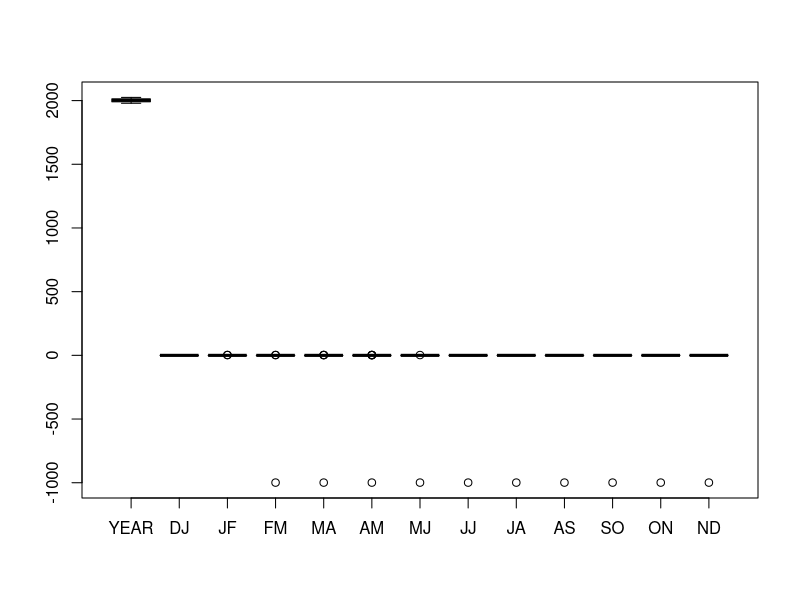
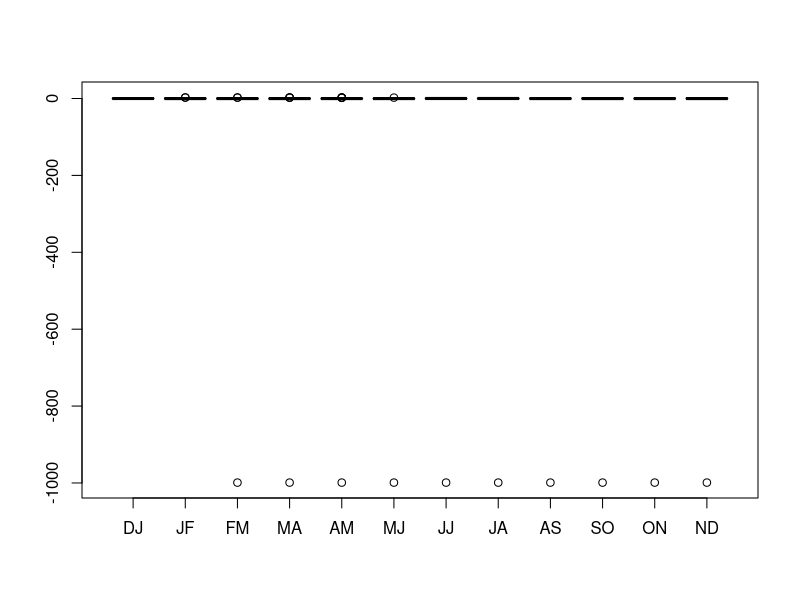
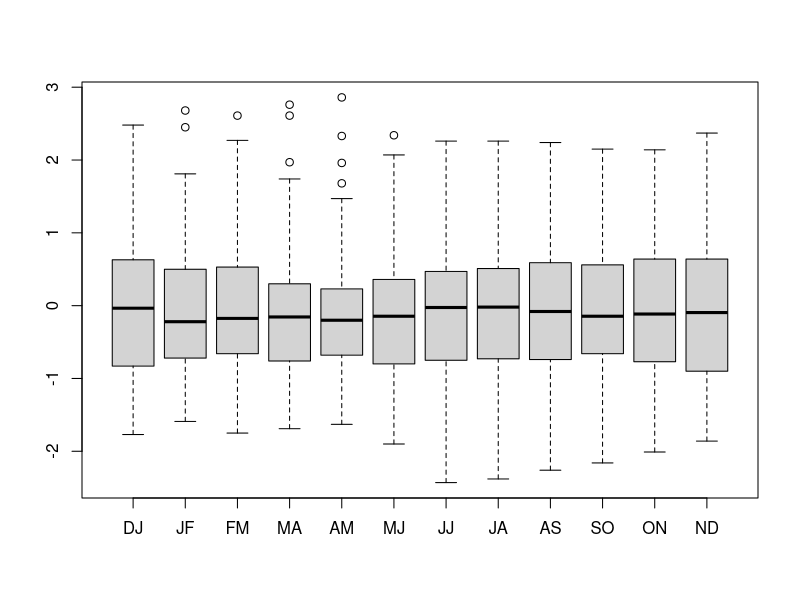
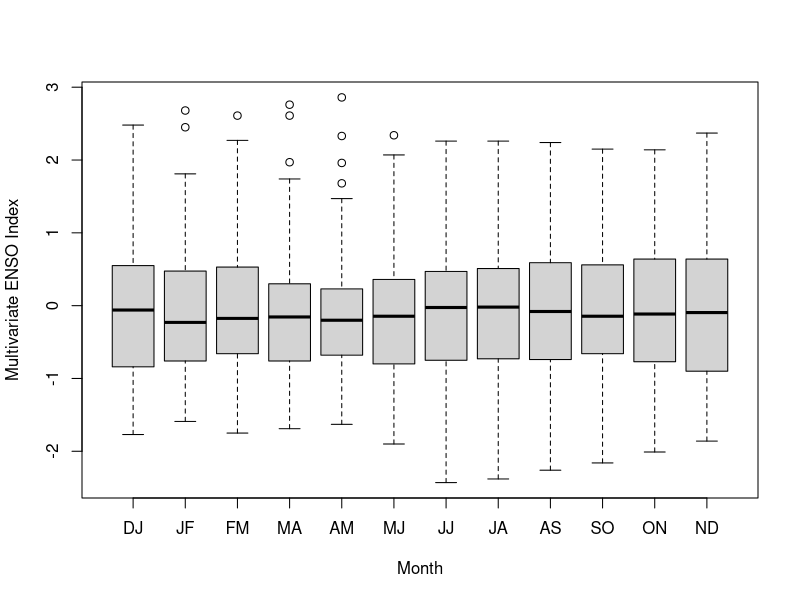
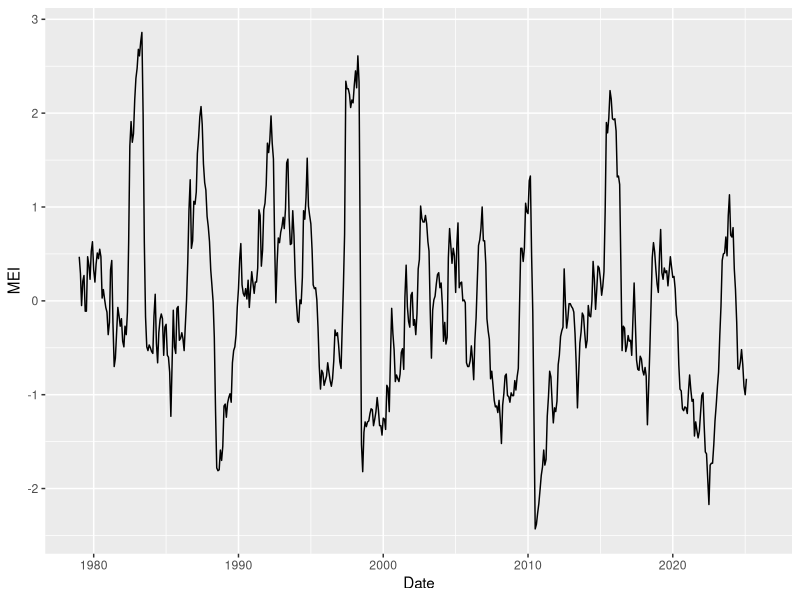
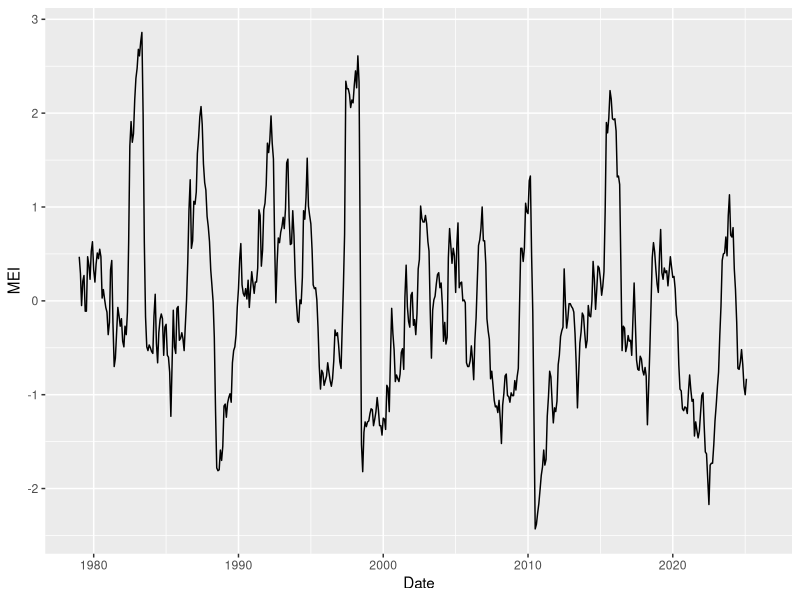
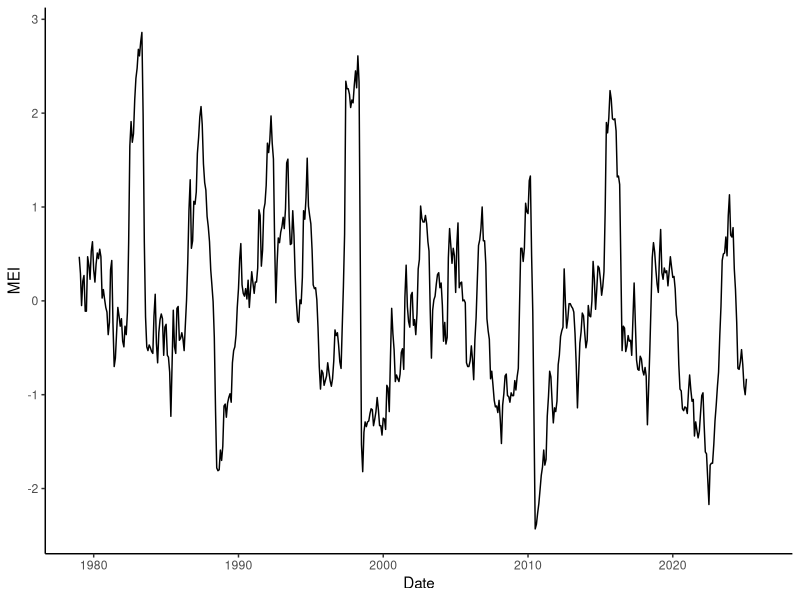
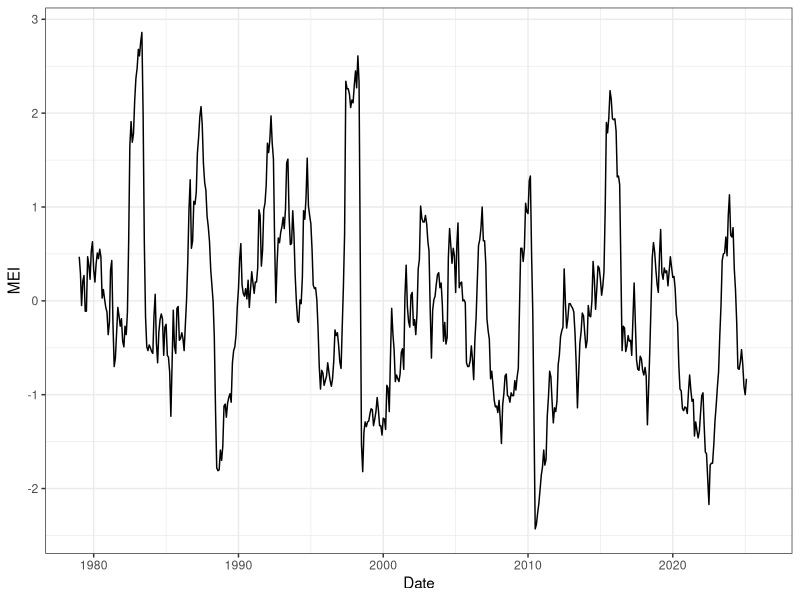

These charts were generated, in order, by the following R code:
## ---- chunk 1
MEI_raw <- read.delim("MEI_raw.txt")
MEI <- read.table("MEI_cleaned.txt", header = TRUE)
## ---- chunk 2
View(MEI_raw)
View(MEI)
## ---- chunk 3
class(MEI)
class(MEI$YEAR)
class(MEI$DJ)
## ---- chunk 4
summary(MEI)
## ---- chunk 5
boxplot(MEI)
## ---- chunk 6
boxplot(MEI[,-1])
## ---- chunk 7
boxplot(MEI[-nrow(MEI),-1])
## ---- chunk 8
head(MEI)
tail(MEI)
## ---- chunk 9
MEI$FM <- replace(MEI$FM, MEI$FM == -999, NA)
MEI$MA <- replace(MEI$MA, MEI$MA == -999, NA)
MEI$AM <- replace(MEI$AM, MEI$AM == -999, NA)
MEI$MJ <- replace(MEI$MJ, MEI$MJ == -999, NA)
MEI$JJ <- replace(MEI$JJ, MEI$JJ == -999, NA)
MEI$JA <- replace(MEI$JA, MEI$JA == -999, NA)
MEI$AS <- replace(MEI$AS, MEI$AS == -999, NA)
MEI$SO <- replace(MEI$SO, MEI$SO == -999, NA)
MEI$ON <- replace(MEI$ON, MEI$ON == -999, NA)
MEI$ND <- replace(MEI$ND, MEI$ND == -999, NA)
tail(MEI)
## ---- chunk 10
MEI <- read.table("MEI_cleaned.txt", header = TRUE)

for (i in 1:ncol(MEI)) {
  col <- colnames(MEI)[i]
  MEI[[col]] <- replace(MEI[[col]], MEI[[col]] == -999, NA)
}

tail(MEI)
## ---- chunk 11
MEI <- read.table("MEI_cleaned.txt", header = TRUE)

MEI[] <- lapply(MEI, function(x) replace(x, x == -999, NA))

tail(MEI)
## ---- chunk 12
boxplot(MEI[,-1], ylab = "Multivariate ENSO Index", xlab = "Month")
## ---- chunk 13
library(dplyr)
library(ggplot2)
library(tidyr)
## ---- chunk 14
MEI_long <- MEI %>%
  pivot_longer(cols = DJ:ND, names_to = "Month", values_to = "MEI")

head(MEI_long)
## ---- chunk 15
MEI_long <- MEI_long %>%
  mutate(MonthNum = case_match(Month,
                               "DJ" ~ "01",
                               "JF" ~ "02",
                               "FM" ~ "03",
                               "MA" ~ "04",
                               "AM" ~ "05",
                               "MJ" ~ "06",
                               "JJ" ~ "07",
                               "JA" ~ "08",
                               "AS" ~ "09",
                               "SO" ~ "10",
                               "ON" ~ "11",
                               "ND" ~ "12"),
         Date = paste0(MonthNum, "/" , 1, "/", YEAR))

MEI_long$Date <- as.Date(MEI_long$Date, "%m/%d/%Y")

head(MEI_long)
## ---- chunk 16
MEIseries <- ggplot(data = MEI_long, aes(x = Date, y = MEI)) +
  geom_line()

MEIseries
## ---- chunk 17
MEI_long <- MEI_long %>% 
  mutate(ENSOphase = if_else(MEI < -0.49, "La Nina",
                             if_else(MEI > 0.49, "El Nino",
                                     "Neutral")))

table(MEI_long$ENSOphase, MEI_long$MEI)
## ---- chunk 18
MEI_long$ENSOphase <- factor(MEI_long$ENSOphase,
                             levels = c("La Nina","Neutral","El Nino"))

head(MEI_long)
## ---- chunk 19
MEIseries
MEIseries + theme_classic()
MEIseries + theme_bw()
MEIseries + theme_minimal()
## ---- chunk 20
MEIseries + theme_classic() +
  geom_hline(yintercept = 0, linetype = "solid") +
  geom_hline(yintercept = 0.5, linetype = "dashed") +
  geom_hline(yintercept = -0.5, linetype = "dashed")
## ---- chunk 21
ggplot(data = filter(MEI_long, !is.na(MEI)), aes(x = Date, y = MEI)) +
  geom_line() + theme_classic() +
  geom_hline(yintercept = 0, linetype = "solid") +
  geom_hline(yintercept = 0.5, linetype = "dashed") +
  geom_hline(yintercept = -0.5, linetype = "dashed") + 
  geom_col(aes(x = Date, y = MEI, fill = ENSOphase))
## ---- chunk 22
ggplot(data = filter(MEI_long, !is.na(MEI)), aes(x = Date, y = MEI)) +
  theme_classic() +
  geom_hline(yintercept = 0, linetype = "solid") +
  geom_hline(yintercept = 0.5, linetype = "dashed") +
  geom_hline(yintercept = -0.5, linetype = "dashed") + 
  geom_col(aes(x = Date, y = MEI, fill = ENSOphase)) +
  geom_line(linewidth = 0.7) +
  scale_fill_manual(name = "ENSO Phase",
                    values = c("dodgerblue","gray36","firebrick"),
                    labels = c("La Ni\u00F1a","Neutral","El Ni\u00F1o"))
## ---- chunk 23
ggplot(data = filter(MEI_long, !is.na(MEI)), aes(x = Date, y = MEI)) +
  theme_classic() +
  geom_hline(yintercept = 0, linetype = "solid") +
  geom_hline(yintercept = 0.5, linetype = "dashed") +
  geom_hline(yintercept = -0.5, linetype = "dashed") + 
  geom_col(aes(x = Date, y = MEI, fill = ENSOphase)) +
  geom_line(linewidth = 0.7) +
  scale_x_date(breaks = seq(as.Date("1980-01-01"), as.Date("2025-01-01"),
                            by = "5 years"),
               date_labels = "%Y") +
  scale_y_continuous(name = "Multivariate ENSO Index") +
  scale_fill_manual(name = "ENSO Phase",
                    values = c("dodgerblue","gray36","firebrick"),
                    labels = c("La Ni\u00F1a","Neutral","El Ni\u00F1o")) +
  theme(legend.position = "top", 
        axis.text = element_text(color = "black"))
## ---- chunk 24
MEIseriesfinal <-
  ggplot(data = filter(MEI_long, !is.na(MEI)), aes(x = Date, y = MEI)) +
  theme_classic() +
  geom_hline(yintercept = 0, linetype = "solid") +
  geom_hline(yintercept = 0.5, linetype = "dashed") +
  geom_hline(yintercept = -0.5, linetype = "dashed") + 
  geom_col(aes(x = Date, y = MEI, fill = ENSOphase)) +
  geom_line(linewidth = 0.7) +
  scale_x_date(breaks = seq(as.Date("1980-01-01"), as.Date("2025-01-01"),
                            by = "5 years"),
               date_labels = "%Y") +
  scale_y_continuous(name = "Multivariate ENSO Index") +
  scale_fill_manual(name = "ENSO Phase",
                    values = c("dodgerblue","gray36","firebrick"),
                    labels = c("La Ni\u00F1a","Neutral","El Ni\u00F1o")) +
  theme(legend.position = "top", 
        axis.text = element_text(color = "black"))

ggsave(MEIseriesfinal, filename = "MEI Time Series.png",
       dpi = 2000, height = 4, width = 6, units = "in")
